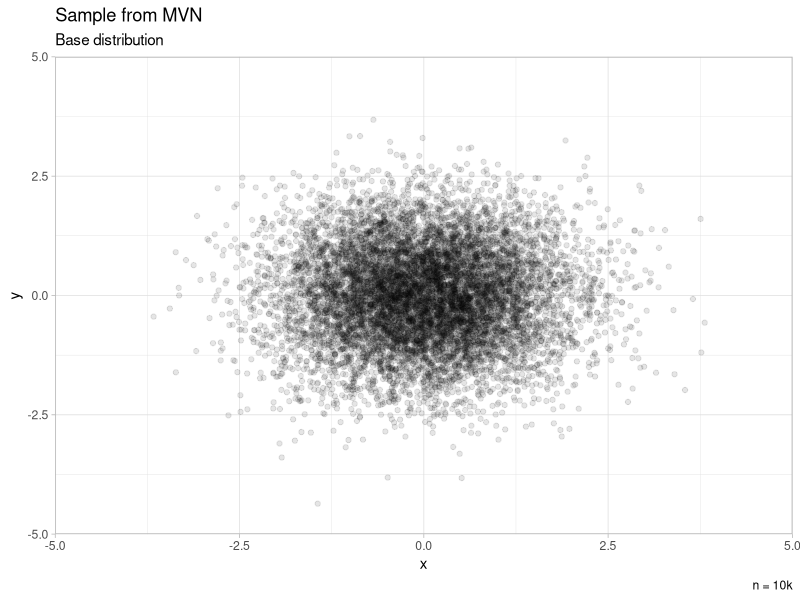

The R script that drew this image: (Note: this script raises an error after producing the figure.)
# Simple Flow visualisation

library(ggplot2)
library(MASS)
library(gridExtra)
library(lattice)
library(grid)

n <- 10000

# sampling z from base distribution
mvn.mat <- mvrnorm(n = n,mu = c(0,0),Sigma = diag(2),tol = 1e-6,empirical = TRUE)

mvr_sample.df <- as.data.frame(mvn.mat)

p1 <- ggplot(mvr_sample.df) +
        geom_point(mapping = aes(x = V1,y = V2),alpha = 0.1) +
        theme_light() +
        labs(x = "x",y = "y",title = "Sample from MVN",caption = "n = 10k",subtitle = "Base distribution") +
        scale_x_continuous(limits = c(-5,5), expand = c(0, 0)) +
        scale_y_continuous(limits = c(-5,5), expand = c(0, 0))  + 
        theme(legend.position = "none") 

# diagonal matrix for A
A_diag <- diag(x = runif(n,min = 0,max = 3))
b_diag <- as.integer(runif(1,min = -3, max = 3))

# triangular matrix for A - more expressive
A_tri <- matrix(0, n,n)
# source: https://stackoverflow.com/questions/9282258/how-to-fill-matrix-with-random-numbers-in-r/9282447
A_tri[row(A_tri)+col(A_tri) >=n+1] <- (row(A_tri)+col(A_tri) -n+1)[row(A_tri)+col(A_tri)>=n+1]/n
A_tri

# random triangular matrix - exp dist
A_tri_exp <- upper.tri(matrix(rexp(n*n, rate=.1), ncol=n))

linear_transform <- function(x,A,b) {
  return(A %*% x + b)
}

# generative direction
mvn_linear_transform_A_diag.mat <- linear_transform(x = mvn.mat,A = A_diag,b = b_diag)
mvn_linear_transform_A_diag.df <- as.data.frame(mvn_linear_transform_A_diag.mat)

mvn_linear_transform_A_tri_exp.mat <- linear_transform(x = mvn.mat,A = A_tri_exp,b = b_diag)
mvn_linear_transform_A_tri_exp.df <- as.data.frame(mvn_linear_transform_A_tri_exp.mat)

p2 <- ggplot(mvn_linear_transform_A_diag.df) +
        geom_point(mapping = aes(x = V1,y = V2),alpha = 0.1) +
        theme_light() +
        labs(x = "x",y = "y",title = "Linear transform on sample",caption = "n = 10k",subtitle = "Using diagonal matrix for transformation matrix (A)") +
        scale_x_continuous(expand = c(0, 0)) +
        scale_y_continuous(expand = c(0, 0))  + 
        theme(legend.position = "none")

p3 <- ggplot(mvn_linear_transform_A_tri_exp.df) +
  geom_point(mapping = aes(x = V1,y = V2),alpha = 0.1) +
  theme_light() +
  labs(x = "x",y = "y",title = "Linear transform on sample",caption = "n = 10k",subtitle = "Using triangular matrix for A (sampled from exp. dist.)") +
  scale_x_continuous(expand = c(0, 0)) +
  scale_y_continuous(expand = c(0, 0))  + 
  theme(legend.position = "none")

plot_explanation <- "Example of a simple normalising flow\n in the generative direction for linear flows,\n illustrating the difference in expressiveness\n between diagonal and triangular matrices"
t <- textGrob(plot_explanation)
final <- grid.arrange(p1,p2,p3,t,nrow = 2)
ggsave("linear_flow_diag.png",plot = final,width = 25,height = 25,units = "cm")



